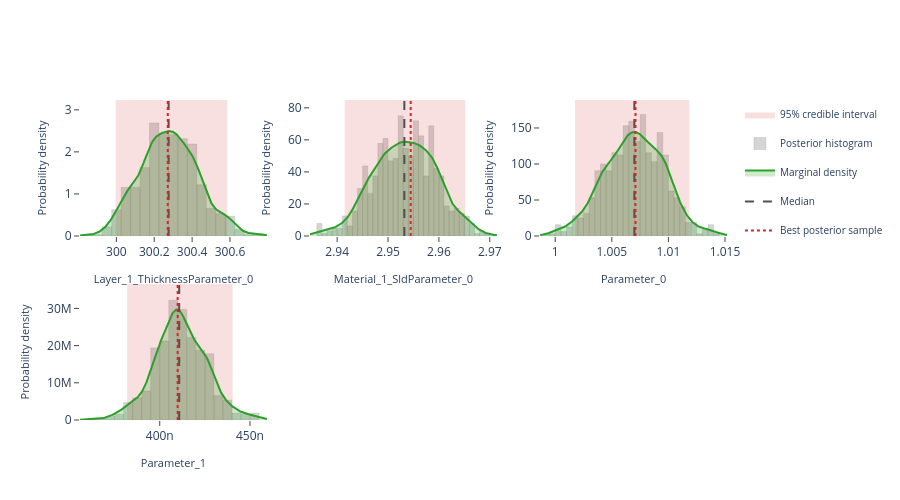

Notebook cell for this chart:
### Markdown cell above
## Interactive posterior plots

The next three cells render the same Plotly figures that are shown on the
Bayesian Posterior tab of the EasyReflectometryApp:

* **Marginals** — per-parameter distribution: histogram + smooth KDE marginal,
  shaded 95% credible interval, and median / best-sample lines
  (`plot_distribution` or `posterior.distribution()`)
* **Corner plot** — pairwise marginals + 2-D contours + scatter (`plot_corner`)
* **Traces** — per-chain trace + marginal histogram (`plot_trace`)

The standalone helpers are called with ``return_figure=True`` so they return a
Plotly ``Figure`` that we render in the notebook with ``fig.show()``; the
``PosteriorResults`` methods return the figure directly.

### Code cell
# ---- Marginal posterior distributions ---------------------------------------
# One panel per free parameter, each overlaying the posterior histogram, a
# smooth Gaussian-KDE marginal, the shaded 95% credible interval, and the
# median / best-sample reference lines.  Mirrors the "Marginals" sub-tab in
# the EasyReflectometryApp.

# The PosteriorResults method passes ``logp`` through automatically so the
# best posterior sample (MAP) line is drawn:
fig = posterior.distribution()
fig.show()

# Standalone equivalent (pass ``logp`` to get the best-sample line):
# fig = plot_distribution(
#     posterior.draws,
#     posterior.param_names,
#     logp=posterior.logp,
#     return_figure=True,
# )
# fig.show()

### Figure 1 — Plotly figure (JSON) as saved in the notebook; plotly's stock layout.template omitted (floating-point values rounded to 4 significant figures; data arrays with more than 128 entries replaced by an {"elided": "..."} marker saying what was removed)
{"data": [{"fill": "toself", "fillcolor": "rgba(214, 39, 40, 0.14)", "hoverinfo": "skip", "legendgroup": "95% credible interval", "line": {"color": "rgba(214, 39, 40, 0.14)", "width": 0}, "mode": "lines", "name": "95% credible interval", "showlegend": true, "type": "scatter", "x": [300.0, 300.6, 300.6, 300.0, 300.0], "xaxis": "x", "y": [0.0, 0.0, 3.234, 3.234, 0.0], "yaxis": "y"}, {"histnorm": "probability density", "hovertemplate": "sample=%{x:.4f}<br>density: %{y:.2f}<extra></extra>", "legendgroup": "histogram", "marker": {"color": "rgba(120, 120, 120, 0.38)", "line": {"color": "rgba(120, 120, 120, 0.24)", "width": 1}}, "name": "Posterior histogram", "nbinsx": 40, "opacity": 0.82, "showlegend": true, "type": "histogram", "x": {"elided": "640 float values"}, "xaxis": "x", "yaxis": "y"}, {"fill": "tozeroy", "fillcolor": "rgba(44, 160, 44, 0.22)", "hovertemplate": "Layer_1_ThicknessParameter_0: %{x:.4f}<br>density: %{y:.4f}<extra></extra>", "legendgroup": "marginal", "line": {"color": "rgb(44, 160, 44)", "width": 2}, "mode": "lines", "name": "Marginal density", "showlegend": true, "type": "scatter", "x": {"elided": "256 float values"}, "xaxis": "x", "y": {"elided": "256 float values"}, "yaxis": "y"}, {"hovertemplate": "Median: %{x:.4f}<extra></extra>", "legendgroup": "Median", "line": {"color": "rgb(80, 80, 80)", "dash": "dash", "width": 2}, "mode": "lines", "name": "Median", "showlegend": true, "type": "scatter", "x": [300.3, 300.3], "xaxis": "x", "y": [0.0, 3.234], "yaxis": "y"}, {"hovertemplate": "Best posterior sample: %{x:.4f}<extra></extra>", "legendgroup": "Best posterior sample", "line": {"color": "rgb(214, 39, 40)", "dash": "dot", "width": 2}, "mode": "lines", "name": "Best posterior sample", "showlegend": true, "type": "scatter", "x": [300.3, 300.3], "xaxis": "x", "y": [0.0, 3.234], "yaxis": "y"}, {"fill": "toself", "fillcolor": "rgba(214, 39, 40, 0.14)", "hoverinfo": "skip", "legendgroup": "95% credible interval", "line": {"color": "rgba(214, 39, 40, 0.14)", "width": 0}, "mode": "lines", "name": "95% credible interval", "showlegend": false, "type": "scatter", "x": [2.941, 2.965, 2.965, 2.941, 2.941], "xaxis": "x2", "y": [0.0, 0.0, 84.87, 84.87, 0.0], "yaxis": "y2"}, {"histnorm": "probability density", "hovertemplate": "sample=%{x:.4f}<br>density: %{y:.2f}<extra></extra>", "legendgroup": "histogram", "marker": {"color": "rgba(120, 120, 120, 0.38)", "line": {"color": "rgba(120, 120, 120, 0.24)", "width": 1}}, "name": "Posterior histogram", "nbinsx": 40, "opacity": 0.82, "showlegend": false, "type": "histogram", "x": {"elided": "640 float values"}, "xaxis": "x2", "yaxis": "y2"}, {"fill": "tozeroy", "fillcolor": "rgba(44, 160, 44, 0.22)", "hovertemplate": "Material_1_SldParameter_0: %{x:.4f}<br>density: %{y:.4f}<extra></extra>", "legendgroup": "marginal", "line": {"color": "rgb(44, 160, 44)", "width": 2}, "mode": "lines", "name": "Marginal density", "showlegend": false, "type": "scatter", "x": {"elided": "256 float values"}, "xaxis": "x2", "y": {"elided": "256 float values"}, "yaxis": "y2"}, {"hovertemplate": "Median: %{x:.4f}<extra></extra>", "legendgroup": "Median", "line": {"color": "rgb(80, 80, 80)", "dash": "dash", "width": 2}, "mode": "lines", "name": "Median", "showlegend": false, "type": "scatter", "x": [2.953, 2.953], "xaxis": "x2", "y": [0.0, 84.87], "yaxis": "y2"}, {"hovertemplate": "Best posterior sample: %{x:.4f}<extra></extra>", "legendgroup": "Best posterior sample", "line": {"color": "rgb(214, 39, 40)", "dash": "dot", "width": 2}, "mode": "lines", "name": "Best posterior sample", "showlegend": false, "type": "scatter", "x": [2.954, 2.954], "xaxis": "x2", "y": [0.0, 84.87], "yaxis": "y2"}, {"fill": "toself", "fillcolor": "rgba(214, 39, 40, 0.14)", "hoverinfo": "skip", "legendgroup": "95% credible interval", "line": {"color": "rgba(214, 39, 40, 0.14)", "width": 0}, "mode": "lines", "name": "95% credible interval", "showlegend": false, "type": "scatter", "x": [1.002, 1.012, 1.012, 1.002, 1.002], "xaxis": "x3", "y": [0.0, 0.0, 188.8, 188.8, 0.0], "yaxis": "y3"}, {"histnorm": "probability density", "hovertemplate": "sample=%{x:.4f}<br>density: %{y:.2f}<extra></extra>", "legendgroup": "histogram", "marker": {"color": "rgba(120, 120, 120, 0.38)", "line": {"color": "rgba(120, 120, 120, 0.24)", "width": 1}}, "name": "Posterior histogram", "nbinsx": 40, "opacity": 0.82, "showlegend": false, "type": "histogram", "x": {"elided": "640 float values"}, "xaxis": "x3", "yaxis": "y3"}, {"fill": "tozeroy", "fillcolor": "rgba(44, 160, 44, 0.22)", "hovertemplate": "Parameter_0: %{x:.4f}<br>density: %{y:.4f}<extra></extra>", "legendgroup": "marginal", "line": {"color": "rgb(44, 160, 44)", "width": 2}, "mode": "lines", "name": "Marginal density", "showlegend": false, "type": "scatter", "x": {"elided": "256 float values"}, "xaxis": "x3", "y": {"elided": "256 float values"}, "yaxis": "y3"}, {"hovertemplate": "Median: %{x:.4f}<extra></extra>", "legendgroup": "Median", "line": {"color": "rgb(80, 80, 80)", "dash": "dash", "width": 2}, "mode": "lines", "name": "Median", "showlegend": false, "type": "scatter", "x": [1.007, 1.007], "xaxis": "x3", "y": [0.0, 188.8], "yaxis": "y3"}, {"hovertemplate": "Best posterior sample: %{x:.4f}<extra></extra>", "legendgroup": "Best posterior sample", "line": {"color": "rgb(214, 39, 40)", "dash": "dot", "width": 2}, "mode": "lines", "name": "Best posterior sample", "showlegend": false, "type": "scatter", "x": [1.007, 1.007], "xaxis": "x3", "y": [0.0, 188.8], "yaxis": "y3"}, {"fill": "toself", "fillcolor": "rgba(214, 39, 40, 0.14)", "hoverinfo": "skip", "legendgroup": "95% credible interval", "line": {"color": "rgba(214, 39, 40, 0.14)", "width": 0}, "mode": "lines", "name": "95% credible interval", "showlegend": false, "type": "scatter", "x": [3.82e-07, 4.404e-07, 4.404e-07, 3.82e-07, 3.82e-07], "xaxis": "x4", "y": [0.0, 0.0, 36560000.0, 36560000.0, 0.0], "yaxis": "y4"}, {"histnorm": "probability density", "hovertemplate": "sample=%{x:.4f}<br>density: %{y:.2f}<extra></extra>", "legendgroup": "histogram", "marker": {"color": "rgba(120, 120, 120, 0.38)", "line": {"color": "rgba(120, 120, 120, 0.24)", "width": 1}}, "name": "Posterior histogram", "nbinsx": 40, "opacity": 0.82, "showlegend": false, "type": "histogram", "x": {"elided": "640 float values"}, "xaxis": "x4", "yaxis": "y4"}, {"fill": "tozeroy", "fillcolor": "rgba(44, 160, 44, 0.22)", "hovertemplate": "Parameter_1: %{x:.4f}<br>density: %{y:.4f}<extra></extra>", "legendgroup": "marginal", "line": {"color": "rgb(44, 160, 44)", "width": 2}, "mode": "lines", "name": "Marginal density", "showlegend": false, "type": "scatter", "x": {"elided": "256 float values"}, "xaxis": "x4", "y": {"elided": "256 float values"}, "yaxis": "y4"}, {"hovertemplate": "Median: %{x:.4f}<extra></extra>", "legendgroup": "Median", "line": {"color": "rgb(80, 80, 80)", "dash": "dash", "width": 2}, "mode": "lines", "name": "Median", "showlegend": false, "type": "scatter", "x": [4.108e-07, 4.108e-07], "xaxis": "x4", "y": [0.0, 36560000.0], "yaxis": "y4"}, {"hovertemplate": "Best posterior sample: %{x:.4f}<extra></extra>", "legendgroup": "Best posterior sample", "line": {"color": "rgb(214, 39, 40)", "dash": "dot", "width": 2}, "mode": "lines", "name": "Best posterior sample", "showlegend": false, "type": "scatter", "x": [4.099e-07, 4.099e-07], "xaxis": "x4", "y": [0.0, 36560000.0], "yaxis": "y4"}], "layout": {"barmode": "overlay", "height": 500, "legend": {"font": {"size": 10}}, "plot_bgcolor": "white", "showlegend": true, "xaxis": {"anchor": "y", "domain": [0.0, 0.2889], "range": [299.8, 300.8], "showgrid": false, "ticks": "outside", "title": {"font": {"size": 11}, "text": "Layer_1_ThicknessParameter_0"}, "zeroline": false}, "xaxis2": {"anchor": "y2", "domain": [0.3556, 0.6444], "range": [2.935, 2.971], "showgrid": false, "ticks": "outside", "title": {"font": {"size": 11}, "text": "Material_1_SldParameter_0"}, "zeroline": false}, "xaxis3": {"anchor": "y3", "domain": [0.7111, 1.0], "range": [0.9987, 1.015], "showgrid": false, "ticks": "outside", "title": {"font": {"size": 11}, "text": "Parameter_0"}, "zeroline": false}, "xaxis4": {"anchor": "y4", "domain": [0.0, 0.2889], "range": [3.558e-07, 4.594e-07], "showgrid": false, "ticks": "outside", "title": {"font": {"size": 11}, "text": "Parameter_1"}, "zeroline": false}, "xaxis5": {"anchor": "y5", "domain": [0.3556, 0.6444], "showgrid": false, "ticks": "outside", "zeroline": false}, "xaxis6": {"anchor": "y6", "domain": [0.7111, 1.0], "showgrid": false, "ticks": "outside", "zeroline": false}, "yaxis": {"anchor": "x", "domain": [0.575, 1.0], "range": [0.0, 3.234], "showgrid": false, "ticks": "outside", "title": {"font": {"size": 11}, "text": "Probability density"}, "zeroline": false}, "yaxis2": {"anchor": "x2", "domain": [0.575, 1.0], "range": [0.0, 84.87], "showgrid": false, "ticks": "outside", "title": {"font": {"size": 11}, "text": "Probability density"}, "zeroline": false}, "yaxis3": {"anchor": "x3", "domain": [0.575, 1.0], "range": [0.0, 188.8], "showgrid": false, "ticks": "outside", "title": {"font": {"size": 11}, "text": "Probability density"}, "zeroline": false}, "yaxis4": {"anchor": "x4", "domain": [0.0, 0.425], "range": [0.0, 36560000.0], "showgrid": false, "ticks": "outside", "title": {"font": {"size": 11}, "text": "Probability density"}, "zeroline": false}, "yaxis5": {"anchor": "x5", "domain": [0.0, 0.425], "showgrid": false, "ticks": "outside", "zeroline": false}, "yaxis6": {"anchor": "x6", "domain": [0.0, 0.425], "showgrid": false, "ticks": "outside", "zeroline": false}}}
